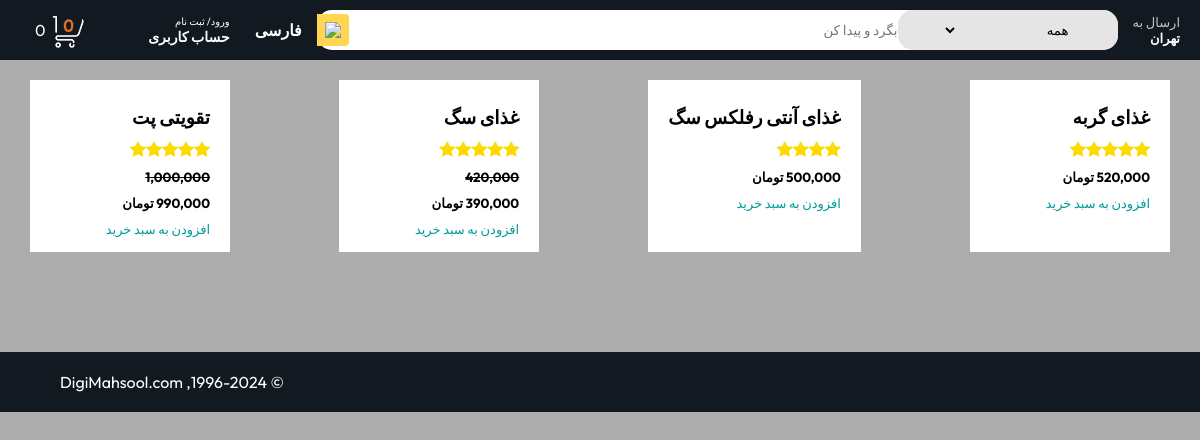
The app's page /PetFood/ with its own data.
### shop/models.py (models this page shows, shortened)
class Product(models.Model):
    name = models.CharField(max_length=50)
    description = models.CharField(max_length=500, blank=True , null=True, default='')
    price = models.DecimalField(max_digits=12, decimal_places=0, default=0)
    category = models.ForeignKey(Category, on_delete=models.CASCADE , default=1)
    star= models.IntegerField(default=0 , validators=[MinValueValidator(0), MaxValueValidator(5)])
    picture = models.ImageField(upload_to="upload/product/")
    is_sale= models.BooleanField(default=False)
    sale_price = models.DecimalField(max_digits=10, decimal_places=0, default=0)

### shop/views.py (the view)
# urls.py: path('PetFood/', PetFood , name='PetFood'),
def PetFood(request):
    all_products = Product.objects.filter(category=7)
    return render(request,'PetFood.html',{'products':all_products})

### shop/templates/PetFood.html (shortened to what this page needs)
{% extends 'base.html' %}
{% block content%}
{% load static %}
{% load humanize %}
    <div class="box-row " >
    {% for item in products %}
        {% if item.is_sale %}
        <div class="box-col">
            <h3>{{ item.name }}</h3>
            <div class="d-flex justify-content-center small text-warning mb-2" style="display: flex ; color: #fddb01">
            {% with ''|center:item.star as range %}
                {% for _ in range %}
                    <div class="bi-star-fill"></div>
                {% endfor %}
            {% endwith %}
            </div>
            <h5><strike>{{item.price | intcomma}}</strike></h5>
            <h5>{{item.sale_price | intcomma}} تومان</h5>
            <a href="#" style="text-decoration: none">افزودن به سبد خرید</a>
        </div>
        {% else %}
            <div class="box-col">
            <h3>{{ item.name }}</h3>
                <div class="d-flex justify-content-center small text-warning mb-2" style="display: flex ; color: #fddb01">
            {% with ''|center:item.star as range %}
                {% for _ in range %}
                    <div class="bi-star-fill"></div>
                {% endfor %}
            {% endwith %}
            </div>
            <h5>{{ item.price | intcomma}} تومان </h5>
            <a href="#" style="text-decoration: none">افزودن به سبد خرید</a>
            </div>
        {% endif %}
    {% endfor %}
    </div>
{% endblock %}

### css/style.css (style rules this page uses)
* { padding: 0; margin: 0; box-sizing: border-box; font-family: Outfit; }
body { background: #adadad; }
a { text-decoration: none; color: inherit; }
.box-row { display: flex; flex-wrap: wrap; row-gap: 20px; justify-content: space-between; margin: 20px 30px; }
.box-col { display: flex; flex-direction: column; gap: 10px; padding: 15px 20px; background: #fff; max-width: 24%; min-width: 200px; z-index: 1; }
.box-col a { font-size: 13px; color: #009999; font-weight: 500; }

### records on screen
Product: name "غذای گربه", star 5 (drawn), price "520,000"
Product: name "غذای آنتی رفلکس سگ", is_sale False (drawn), price "500,000"
Product: name "غذای سگ", star 5 (drawn), price "420,000", sale_price "390,000"
Product: name "تقویتی پت", star 5 (drawn), price "1,000,000", sale_price "990,000"

### other values on screen
{{ cart|length }} "0"
